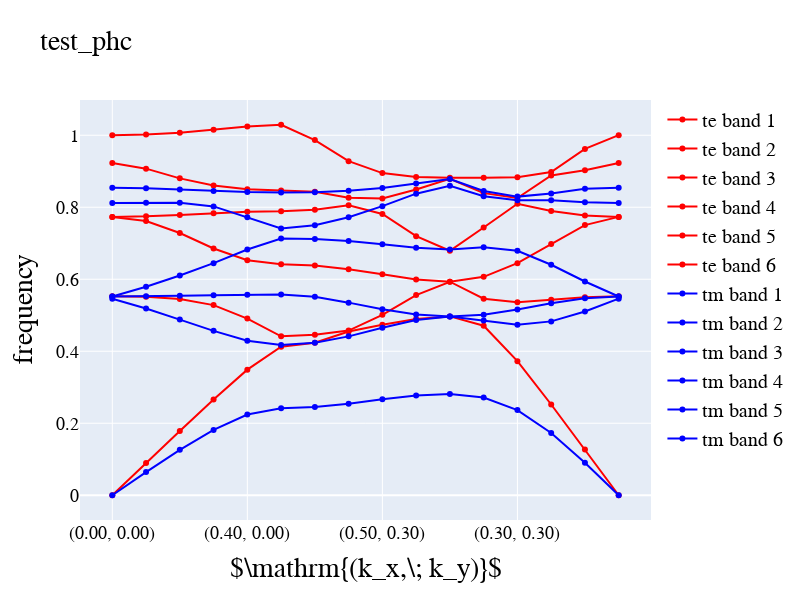

Notebook code cell kept with this figure:
### Code cell
%matplotlib inline
from simulation_handler import Simulation, SimulationViewer
simulation = Simulation("test_phc", conf)
simulation.run()

vwr = SimulationViewer(simulation)

vwr.plot_band_diagram("te", colors="b", decimation_label_factor=4)
vwr.plot_band_diagram("tm", colors="r", decimation_label_factor=4)

vwr.show()

vwr.plot_epsilon(5)
vwr.show()

fig = vwr.plotly_band_diagram("te", decimation_label_factor=4, color="red")
vwr.plotly_band_diagram("tm", decimation_label_factor=4, color="blue", fig=fig)

### Figure 1 — Plotly figure (JSON) as saved in the notebook; plotly's stock layout.template omitted (floating-point values rounded to 4 significant figures)
{"data": [{"customdata": [[0, 0], [0.1, 0], [0.2, 0], [0.3, 0], [0.4, 0], [0.5, 0], [0.5, 0.1], [0.5, 0.2], [0.5, 0.3], [0.5, 0.4], [0.5, 0.5], [0.4, 0.4], [0.3, 0.3], [0.2, 0.2], [0.1, 0.1], [0, 0]], "hovertemplate": " (%{customdata[0]:.2f}, %{customdata[1]:.2f}) : %{y}<extra></extra>", "line": {"color": "red"}, "marker": {"symbol": "circle"}, "mode": "lines+markers", "name": "te band 1", "type": "scatter", "x": [1, 2, 3, 4, 5, 6, 7, 8, 9, 10, 11, 12, 13, 14, 15, 16], "y": [0, 0.08973, 0.1787, 0.2658, 0.349, 0.4128, 0.4237, 0.4548, 0.4738, 0.4896, 0.4968, 0.471, 0.3724, 0.2521, 0.1268, 0]}, {"customdata": [[0, 0], [0.1, 0], [0.2, 0], [0.3, 0], [0.4, 0], [0.5, 0], [0.5, 0.1], [0.5, 0.2], [0.5, 0.3], [0.5, 0.4], [0.5, 0.5], [0.4, 0.4], [0.3, 0.3], [0.2, 0.2], [0.1, 0.1], [0, 0]], "hovertemplate": " (%{customdata[0]:.2f}, %{customdata[1]:.2f}) : %{y}<extra></extra>", "line": {"color": "red"}, "marker": {"symbol": "circle"}, "mode": "lines+markers", "name": "te band 2", "type": "scatter", "x": [1, 2, 3, 4, 5, 6, 7, 8, 9, 10, 11, 12, 13, 14, 15, 16], "y": [0.5527, 0.5511, 0.5449, 0.5282, 0.4907, 0.4416, 0.4458, 0.4574, 0.5013, 0.556, 0.5931, 0.546, 0.5362, 0.5429, 0.5499, 0.5527]}, {"customdata": [[0, 0], [0.1, 0], [0.2, 0], [0.3, 0], [0.4, 0], [0.5, 0], [0.5, 0.1], [0.5, 0.2], [0.5, 0.3], [0.5, 0.4], [0.5, 0.5], [0.4, 0.4], [0.3, 0.3], [0.2, 0.2], [0.1, 0.1], [0, 0]], "hovertemplate": " (%{customdata[0]:.2f}, %{customdata[1]:.2f}) : %{y}<extra></extra>", "line": {"color": "red"}, "marker": {"symbol": "circle"}, "mode": "lines+markers", "name": "te band 3", "type": "scatter", "x": [1, 2, 3, 4, 5, 6, 7, 8, 9, 10, 11, 12, 13, 14, 15, 16], "y": [0.7732, 0.7616, 0.7285, 0.6854, 0.6528, 0.642, 0.6382, 0.6279, 0.6136, 0.5996, 0.5932, 0.6067, 0.6446, 0.6981, 0.7504, 0.7732]}, {"customdata": [[0, 0], [0.1, 0], [0.2, 0], [0.3, 0], [0.4, 0], [0.5, 0], [0.5, 0.1], [0.5, 0.2], [0.5, 0.3], [0.5, 0.4], [0.5, 0.5], [0.4, 0.4], [0.3, 0.3], [0.2, 0.2], [0.1, 0.1], [0, 0]], "hovertemplate": " (%{customdata[0]:.2f}, %{customdata[1]:.2f}) : %{y}<extra></extra>", "line": {"color": "red"}, "marker": {"symbol": "circle"}, "mode": "lines+markers", "name": "te band 4", "type": "scatter", "x": [1, 2, 3, 4, 5, 6, 7, 8, 9, 10, 11, 12, 13, 14, 15, 16], "y": [0.7732, 0.7747, 0.7785, 0.7834, 0.7874, 0.7889, 0.7931, 0.8053, 0.7815, 0.7196, 0.6792, 0.7436, 0.8097, 0.7894, 0.7773, 0.7732]}, {"customdata": [[0, 0], [0.1, 0], [0.2, 0], [0.3, 0], [0.4, 0], [0.5, 0], [0.5, 0.1], [0.5, 0.2], [0.5, 0.3], [0.5, 0.4], [0.5, 0.5], [0.4, 0.4], [0.3, 0.3], [0.2, 0.2], [0.1, 0.1], [0, 0]], "hovertemplate": " (%{customdata[0]:.2f}, %{customdata[1]:.2f}) : %{y}<extra></extra>", "line": {"color": "red"}, "marker": {"symbol": "circle"}, "mode": "lines+markers", "name": "te band 5", "type": "scatter", "x": [1, 2, 3, 4, 5, 6, 7, 8, 9, 10, 11, 12, 13, 14, 15, 16], "y": [0.923, 0.9072, 0.8802, 0.8607, 0.85, 0.8466, 0.8429, 0.8261, 0.8242, 0.8492, 0.8787, 0.8392, 0.8258, 0.8885, 0.9031, 0.923]}, {"customdata": [[0, 0], [0.1, 0], [0.2, 0], [0.3, 0], [0.4, 0], [0.5, 0], [0.5, 0.1], [0.5, 0.2], [0.5, 0.3], [0.5, 0.4], [0.5, 0.5], [0.4, 0.4], [0.3, 0.3], [0.2, 0.2], [0.1, 0.1], [0, 0]], "hovertemplate": " (%{customdata[0]:.2f}, %{customdata[1]:.2f}) : %{y}<extra></extra>", "line": {"color": "red"}, "marker": {"symbol": "circle"}, "mode": "lines+markers", "name": "te band 6", "type": "scatter", "x": [1, 2, 3, 4, 5, 6, 7, 8, 9, 10, 11, 12, 13, 14, 15, 16], "y": [1.0, 1.002, 1.007, 1.015, 1.024, 1.029, 0.9865, 0.9279, 0.8949, 0.8843, 0.882, 0.8823, 0.8836, 0.8979, 0.962, 1.0]}, {"customdata": [[0, 0], [0.1, 0], [0.2, 0], [0.3, 0], [0.4, 0], [0.5, 0], [0.5, 0.1], [0.5, 0.2], [0.5, 0.3], [0.5, 0.4], [0.5, 0.5], [0.4, 0.4], [0.3, 0.3], [0.2, 0.2], [0.1, 0.1], [0, 0]], "hovertemplate": " (%{customdata[0]:.2f}, %{customdata[1]:.2f}) : %{y}<extra></extra>", "line": {"color": "blue"}, "marker": {"symbol": "circle"}, "mode": "lines+markers", "name": "tm band 1", "type": "scatter", "x": [1, 2, 3, 4, 5, 6, 7, 8, 9, 10, 11, 12, 13, 14, 15, 16], "y": [0, 0.06437, 0.1261, 0.1815, 0.2243, 0.2418, 0.2452, 0.2544, 0.2664, 0.2768, 0.2809, 0.2714, 0.2365, 0.1729, 0.09042, 0]}, {"customdata": [[0, 0], [0.1, 0], [0.2, 0], [0.3, 0], [0.4, 0], [0.5, 0], [0.5, 0.1], [0.5, 0.2], [0.5, 0.3], [0.5, 0.4], [0.5, 0.5], [0.4, 0.4], [0.3, 0.3], [0.2, 0.2], [0.1, 0.1], [0, 0]], "hovertemplate": " (%{customdata[0]:.2f}, %{customdata[1]:.2f}) : %{y}<extra></extra>", "line": {"color": "blue"}, "marker": {"symbol": "circle"}, "mode": "lines+markers", "name": "tm band 2", "type": "scatter", "x": [1, 2, 3, 4, 5, 6, 7, 8, 9, 10, 11, 12, 13, 14, 15, 16], "y": [0.546, 0.5189, 0.4879, 0.4567, 0.4293, 0.4171, 0.4236, 0.4413, 0.4652, 0.487, 0.4962, 0.4854, 0.4739, 0.483, 0.5104, 0.546]}, {"customdata": [[0, 0], [0.1, 0], [0.2, 0], [0.3, 0], [0.4, 0], [0.5, 0], [0.5, 0.1], [0.5, 0.2], [0.5, 0.3], [0.5, 0.4], [0.5, 0.5], [0.4, 0.4], [0.3, 0.3], [0.2, 0.2], [0.1, 0.1], [0, 0]], "hovertemplate": " (%{customdata[0]:.2f}, %{customdata[1]:.2f}) : %{y}<extra></extra>", "line": {"color": "blue"}, "marker": {"symbol": "circle"}, "mode": "lines+markers", "name": "tm band 3", "type": "scatter", "x": [1, 2, 3, 4, 5, 6, 7, 8, 9, 10, 11, 12, 13, 14, 15, 16], "y": [0.5521, 0.5526, 0.554, 0.5557, 0.5571, 0.5577, 0.5511, 0.535, 0.5165, 0.5018, 0.4962, 0.5017, 0.5159, 0.5332, 0.5469, 0.5521]}, {"customdata": [[0, 0], [0.1, 0], [0.2, 0], [0.3, 0], [0.4, 0], [0.5, 0], [0.5, 0.1], [0.5, 0.2], [0.5, 0.3], [0.5, 0.4], [0.5, 0.5], [0.4, 0.4], [0.3, 0.3], [0.2, 0.2], [0.1, 0.1], [0, 0]], "hovertemplate": " (%{customdata[0]:.2f}, %{customdata[1]:.2f}) : %{y}<extra></extra>", "line": {"color": "blue"}, "marker": {"symbol": "circle"}, "mode": "lines+markers", "name": "tm band 4", "type": "scatter", "x": [1, 2, 3, 4, 5, 6, 7, 8, 9, 10, 11, 12, 13, 14, 15, 16], "y": [0.5521, 0.5791, 0.6104, 0.6447, 0.6825, 0.7134, 0.7116, 0.706, 0.6971, 0.6873, 0.6826, 0.6891, 0.6792, 0.6402, 0.5938, 0.5521]}, {"customdata": [[0, 0], [0.1, 0], [0.2, 0], [0.3, 0], [0.4, 0], [0.5, 0], [0.5, 0.1], [0.5, 0.2], [0.5, 0.3], [0.5, 0.4], [0.5, 0.5], [0.4, 0.4], [0.3, 0.3], [0.2, 0.2], [0.1, 0.1], [0, 0]], "hovertemplate": " (%{customdata[0]:.2f}, %{customdata[1]:.2f}) : %{y}<extra></extra>", "line": {"color": "blue"}, "marker": {"symbol": "circle"}, "mode": "lines+markers", "name": "tm band 5", "type": "scatter", "x": [1, 2, 3, 4, 5, 6, 7, 8, 9, 10, 11, 12, 13, 14, 15, 16], "y": [0.8121, 0.8127, 0.8124, 0.8023, 0.7722, 0.7413, 0.7499, 0.7723, 0.803, 0.8377, 0.8595, 0.8306, 0.8194, 0.8192, 0.8137, 0.8121]}, {"customdata": [[0, 0], [0.1, 0], [0.2, 0], [0.3, 0], [0.4, 0], [0.5, 0], [0.5, 0.1], [0.5, 0.2], [0.5, 0.3], [0.5, 0.4], [0.5, 0.5], [0.4, 0.4], [0.3, 0.3], [0.2, 0.2], [0.1, 0.1], [0, 0]], "hovertemplate": " (%{customdata[0]:.2f}, %{customdata[1]:.2f}) : %{y}<extra></extra>", "line": {"color": "blue"}, "marker": {"symbol": "circle"}, "mode": "lines+markers", "name": "tm band 6", "type": "scatter", "x": [1, 2, 3, 4, 5, 6, 7, 8, 9, 10, 11, 12, 13, 14, 15, 16], "y": [0.8543, 0.853, 0.8495, 0.8453, 0.8421, 0.8408, 0.842, 0.8458, 0.8534, 0.8659, 0.8783, 0.845, 0.8295, 0.8381, 0.8511, 0.8543]}], "layout": {"height": 600, "legend": {"font": {"color": "black", "family": "Arial", "size": 20}}, "title": {"font": {"color": "black", "family": "Arial", "size": 28}, "text": "test_phc"}, "width": 800, "xaxis": {"tickfont": {"color": "black", "family": "Arial", "size": 18}, "tickmode": "array", "ticktext": ["(0.00, 0.00)", "(0.40, 0.00)", "(0.50, 0.30)", "(0.30, 0.30)"], "tickvals": [1, 5, 9, 13], "title": {"font": {"color": "black", "family": "Arial", "size": 28}, "text": "$\\mathrm{(k_x,\\; k_y)}$"}}, "yaxis": {"tickfont": {"color": "black", "family": "Arial", "size": 18}, "title": {"font": {"color": "black", "family": "Arial", "size": 28}, "text": "frequency"}}}}
